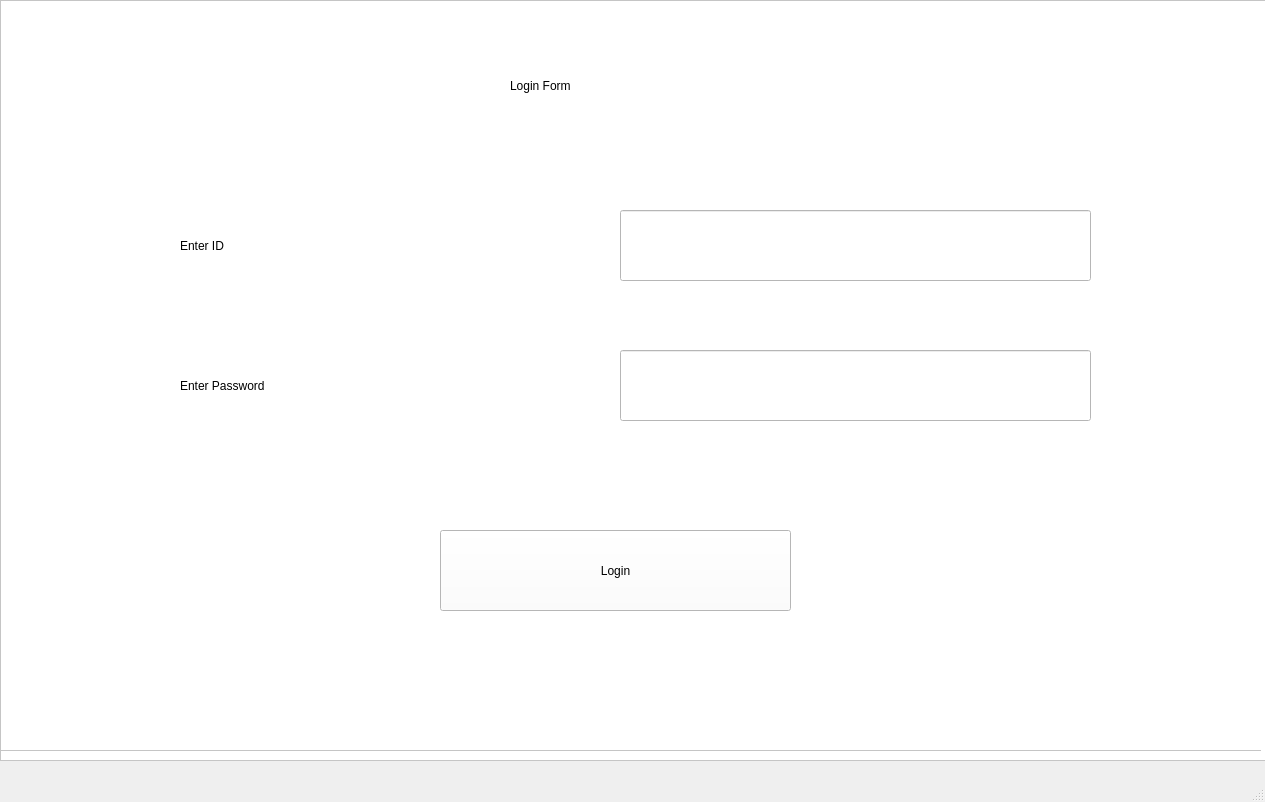
<?xml version="1.0" encoding="UTF-8"?>
<ui version="4.0">
 <class>MainWindow</class>
 <widget class="QMainWindow" name="MainWindow">
  <property name="geometry">
   <rect>
    <x>0</x>
    <y>0</y>
    <width>1265</width>
    <height>802</height>
   </rect>
  </property>
  <property name="windowTitle">
   <string>MainWindow</string>
  </property>
  <widget class="QWidget" name="centralwidget">
   <widget class="QFrame" name="frame">
    <property name="geometry">
     <rect>
      <x>0</x>
      <y>0</y>
      <width>1271</width>
      <height>761</height>
     </rect>
    </property>
    <property name="styleSheet">
     <string notr="true">background-color: rgb(255, 255, 255);</string>
    </property>
    <property name="frameShape">
     <enum>QFrame::StyledPanel</enum>
    </property>
    <property name="frameShadow">
     <enum>QFrame::Raised</enum>
    </property>
    <widget class="QLabel" name="label">
     <property name="geometry">
      <rect>
       <x>350</x>
       <y>30</y>
       <width>581</width>
       <height>61</height>
      </rect>
     </property>
     <property name="styleSheet">
      <string notr="true">font: 24pt &quot;MS Shell Dlg 2&quot;;</string>
     </property>
     <property name="text">
      <string>Welcome to Test Engine</string>
     </property>
    </widget>
    <widget class="QPushButton" name="pushButton">
     <property name="geometry">
      <rect>
       <x>70</x>
       <y>430</y>
       <width>361</width>
       <height>91</height>
      </rect>
     </property>
     <property name="styleSheet">
      <string notr="true">font: 22pt &quot;MS Shell Dlg 2&quot;;
background-color: rgb(255, 170, 0);
color: rgb(255, 255, 255);</string>
     </property>
     <property name="text">
      <string>Login</string>
     </property>
    </widget>
    <widget class="QPushButton" name="pushButton_2">
     <property name="geometry">
      <rect>
       <x>780</x>
       <y>430</y>
       <width>361</width>
       <height>91</height>
      </rect>
     </property>
     <property name="styleSheet">
      <string notr="true">font: 22pt &quot;MS Shell Dlg 2&quot;;
background-color: rgb(255, 170, 0);
color: rgb(255, 255, 255);</string>
     </property>
     <property name="text">
      <string>Register</string>
     </property>
    </widget>
    <widget class="QComboBox" name="comboBox">
     <property name="geometry">
      <rect>
       <x>110</x>
       <y>250</y>
       <width>251</width>
       <height>71</height>
      </rect>
     </property>
     <property name="styleSheet">
      <string notr="true">font: 22pt &quot;MS Shell Dlg 2&quot;;</string>
     </property>
     <item>
      <property name="text">
       <string>Teacher</string>
      </property>
     </item>
     <item>
      <property name="text">
       <string>Student</string>
      </property>
     </item>
    </widget>
    <widget class="QComboBox" name="comboBox_2">
     <property name="geometry">
      <rect>
       <x>840</x>
       <y>240</y>
       <width>251</width>
       <height>71</height>
      </rect>
     </property>
     <property name="styleSheet">
      <string notr="true">font: 22pt &quot;MS Shell Dlg 2&quot;;</string>
     </property>
     <item>
      <property name="text">
       <string>Teacher</string>
      </property>
     </item>
     <item>
      <property name="text">
       <string>Student</string>
      </property>
     </item>
    </widget>
    <widget class="QFrame" name="register_frame">
     <property name="geometry">
      <rect>
       <x>0</x>
       <y>0</y>
       <width>1261</width>
       <height>751</height>
      </rect>
     </property>
     <property name="frameShape">
      <enum>QFrame::StyledPanel</enum>
     </property>
     <property name="frameShadow">
      <enum>QFrame::Raised</enum>
     </property>
     <widget class="QLabel" name="label_2">
      <property name="geometry">
       <rect>
        <x>410</x>
        <y>60</y>
        <width>381</width>
        <height>71</height>
       </rect>
      </property>
      <property name="styleSheet">
       <string notr="true">font: 24pt &quot;MS Shell Dlg 2&quot;;</string>
      </property>
      <property name="text">
       <string>Registration Form</string>
      </property>
     </widget>
     <widget class="QLabel" name="label_3">
      <property name="geometry">
       <rect>
        <x>150</x>
        <y>200</y>
        <width>411</width>
        <height>51</height>
       </rect>
      </property>
      <property name="styleSheet">
       <string notr="true">font: 20pt &quot;MS Shell Dlg 2&quot;;</string>
      </property>
      <property name="text">
       <string>Enter ID</string>
      </property>
     </widget>
     <widget class="QLabel" name="label_4">
      <property name="geometry">
       <rect>
        <x>150</x>
        <y>300</y>
        <width>411</width>
        <height>51</height>
       </rect>
      </property>
      <property name="styleSheet">
       <string notr="true">font: 20pt &quot;MS Shell Dlg 2&quot;;</string>
      </property>
      <property name="text">
       <string>Enter Name</string>
      </property>
     </widget>
     <widget class="QLabel" name="label_5">
      <property name="geometry">
       <rect>
        <x>150</x>
        <y>410</y>
        <width>411</width>
        <height>51</height>
       </rect>
      </property>
      <property name="styleSheet">
       <string notr="true">font: 20pt &quot;MS Shell Dlg 2&quot;;</string>
      </property>
      <property name="text">
       <string>Enter Department</string>
      </property>
     </widget>
     <widget class="QLabel" name="label_6">
      <property name="geometry">
       <rect>
        <x>150</x>
        <y>520</y>
        <width>411</width>
        <height>51</height>
       </rect>
      </property>
      <property name="styleSheet">
       <string notr="true">font: 20pt &quot;MS Shell Dlg 2&quot;;</string>
      </property>
      <property name="text">
       <string>Enter Password</string>
      </property>
     </widget>
     <widget class="QLineEdit" name="lineEdit">
      <property name="geometry">
       <rect>
        <x>590</x>
        <y>190</y>
        <width>451</width>
        <height>61</height>
       </rect>
      </property>
      <property name="styleSheet">
       <string notr="true">font: 18pt &quot;MS Shell Dlg 2&quot;;</string>
      </property>
     </widget>
     <widget class="QLineEdit" name="lineEdit_2">
      <property name="geometry">
       <rect>
        <x>590</x>
        <y>290</y>
        <width>451</width>
        <height>61</height>
       </rect>
      </property>
      <property name="styleSheet">
       <string notr="true">font: 18pt &quot;MS Shell Dlg 2&quot;;</string>
      </property>
     </widget>
     <widget class="QLineEdit" name="lineEdit_4">
      <property name="geometry">
       <rect>
        <x>590</x>
        <y>510</y>
        <width>451</width>
        <height>61</height>
       </rect>
      </property>
      <property name="styleSheet">
       <string notr="true">font: 18pt &quot;MS Shell Dlg 2&quot;;</string>
      </property>
     </widget>
     <widget class="QPushButton" name="pushButton_3">
      <property name="geometry">
       <rect>
        <x>450</x>
        <y>650</y>
        <width>341</width>
        <height>61</height>
       </rect>
      </property>
      <property name="styleSheet">
       <string notr="true">font: 16pt &quot;MS Shell Dlg 2&quot;;</string>
      </property>
      <property name="text">
       <string>Register</string>
      </property>
     </widget>
     <widget class="QComboBox" name="comboBox_3">
      <property name="geometry">
       <rect>
        <x>590</x>
        <y>400</y>
        <width>451</width>
        <height>71</height>
       </rect>
      </property>
      <item>
       <property name="text">
        <string>CS/IT</string>
       </property>
      </item>
      <item>
       <property name="text">
        <string>EC</string>
       </property>
      </item>
      <item>
       <property name="text">
        <string>ME</string>
       </property>
      </item>
      <item>
       <property name="text">
        <string>EE</string>
       </property>
      </item>
      <item>
       <property name="text">
        <string>EEE</string>
       </property>
      </item>
      <item>
       <property name="text">
        <string>Civil</string>
       </property>
      </item>
     </widget>
     <widget class="QFrame" name="frame_2">
      <property name="geometry">
       <rect>
        <x>0</x>
        <y>0</y>
        <width>1271</width>
        <height>751</height>
       </rect>
      </property>
      <property name="frameShape">
       <enum>QFrame::StyledPanel</enum>
      </property>
      <property name="frameShadow">
       <enum>QFrame::Raised</enum>
      </property>
      <widget class="QLabel" name="label_7">
       <property name="geometry">
        <rect>
         <x>510</x>
         <y>50</y>
         <width>231</width>
         <height>71</height>
        </rect>
       </property>
       <property name="styleSheet">
        <string notr="true">font: 22pt &quot;MS Shell Dlg 2&quot;;</string>
       </property>
       <property name="text">
        <string>Login Form</string>
       </property>
      </widget>
      <widget class="QLabel" name="label_8">
       <property name="geometry">
        <rect>
         <x>180</x>
         <y>210</y>
         <width>251</width>
         <height>71</height>
        </rect>
       </property>
       <property name="styleSheet">
        <string notr="true">font: 22pt &quot;MS Shell Dlg 2&quot;;</string>
       </property>
       <property name="text">
        <string>Enter ID</string>
       </property>
      </widget>
      <widget class="QLabel" name="label_9">
       <property name="geometry">
        <rect>
         <x>180</x>
         <y>350</y>
         <width>311</width>
         <height>71</height>
        </rect>
       </property>
       <property name="styleSheet">
        <string notr="true">font: 22pt &quot;MS Shell Dlg 2&quot;;</string>
       </property>
       <property name="text">
        <string>Enter Password</string>
       </property>
      </widget>
      <widget class="QLineEdit" name="lineEdit_3">
       <property name="geometry">
        <rect>
         <x>620</x>
         <y>210</y>
         <width>471</width>
         <height>71</height>
        </rect>
       </property>
       <property name="styleSheet">
        <string notr="true">font: 18pt &quot;MS Shell Dlg 2&quot;;</string>
       </property>
      </widget>
      <widget class="QLineEdit" name="lineEdit_5">
       <property name="geometry">
        <rect>
         <x>620</x>
         <y>350</y>
         <width>471</width>
         <height>71</height>
        </rect>
       </property>
       <property name="styleSheet">
        <string notr="true">font: 18pt &quot;MS Shell Dlg 2&quot;;</string>
       </property>
      </widget>
      <widget class="QPushButton" name="pushButton_4">
       <property name="geometry">
        <rect>
         <x>440</x>
         <y>530</y>
         <width>351</width>
         <height>81</height>
        </rect>
       </property>
       <property name="styleSheet">
        <string notr="true">font: 24pt &quot;MS Shell Dlg 2&quot;;</string>
       </property>
       <property name="text">
        <string>Login</string>
       </property>
      </widget>
     </widget>
    </widget>
   </widget>
  </widget>
  <widget class="QMenuBar" name="menubar">
   <property name="geometry">
    <rect>
     <x>0</x>
     <y>0</y>
     <width>1265</width>
     <height>31</height>
    </rect>
   </property>
  </widget>
  <widget class="QStatusBar" name="statusbar"/>
 </widget>
 <resources/>
 <connections/>
</ui>
